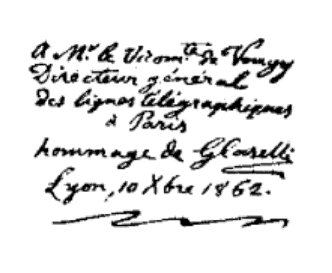
#> input picture research/fax-history/images/01-origins-1840-1900/1862-pantelegram-paris-lyon.jpg, 332 x 273 px, found by its file name
$ python prepare_assets.py
#> lines starting #> are read from the running program, lines starting #| are printed output that depends on the picture; after the words box and inside, x2 and y2 are one past the last pixel; in counts of white or black regions, pixels touching at a corner belong together
"""Bake the film's images and audio into assets/.

Run from the film folder:  python3 -I tools/prepare_assets.py
Every output is deterministic (fixed seeds), so re-running gives identical files.

Image treatments are the film's medium:
  bit   1-bit Floyd-Steinberg dither at fax dot shape (2 px wide x 4 px tall),
        like a Group 3 page at standard resolution (204 x 98 dpi).
  grey  continuous tone mapped from ink to paper (the analog era).
  onoff hard threshold with no dither, coarse dots (Bain/Caselli era on/off).
"""

import json
import math
import shutil
import subprocess
from pathlib import Path

import numpy as np
from PIL import Image, ImageOps

FILM = Path.cwd()
SRC = FILM.parent.parent  # research/fax-history
IMG = SRC / "images"
OUT = FILM / "assets" / "img"
AUD = FILM / "assets" / "audio"
OUT.mkdir(parents=True, exist_ok=True)
AUD.mkdir(parents=True, exist_ok=True)

INK = np.array([0x14, 0x14, 0x14], dtype=np.float32)
PAPER = np.array([0xEF, 0xEF, 0xEC], dtype=np.float32)


def load_grey(rel):
    im = Image.open(IMG / rel)
#> im is the input picture: PIL image 332x273 RGB; min 0, max 255, mean 228.5
    if im.mode in ("RGBA", "LA", "P"):
        im = im.convert("RGBA")
        bg = Image.new("RGBA", im.size, (255, 255, 255, 255))
        im = Image.alpha_composite(bg, im)
    return ImageOps.autocontrast(im.convert("L"), cutoff=1)


def fit(im, box_w, box_h):
#> called with box_w = 760, box_h = 960
    s = min(box_w / im.width, box_h / im.height)
#> s = 2.29
    return im.resize((max(1, round(im.width * s)), max(1, round(im.height * s))), Image.LANCZOS)
#> returned value: PIL image 760x625 L


def colorize(l_arr):
    a = l_arr.astype(np.float32)[..., None] / 255.0
    rgb = INK + (PAPER - INK) * a
    return Image.fromarray(rgb.clip(0, 255).astype(np.uint8), "RGB")


def to_grey(im):
    return colorize(np.asarray(im))


def to_bit(im, dot=(2, 4)):
    small = im.resize((max(1, im.width // dot[0]), max(1, im.height // dot[1])), Image.LANCZOS)
    one = small.convert("1")  # Floyd-Steinberg
    big = one.resize((small.width * dot[0], small.height * dot[1]), Image.NEAREST)
    return colorize(np.asarray(big.convert("L")))


def to_onoff(im, dot=(6, 6), threshold=128):
    small = im.resize((max(1, im.width // dot[0]), max(1, im.height // dot[1])), Image.LANCZOS)
    arr = (np.asarray(small) >= threshold).astype(np.uint8) * 255
    big = Image.fromarray(arr, "L").resize((small.width * dot[0], small.height * dot[1]), Image.NEAREST)
    return colorize(np.asarray(big))


def save(im, name):
    im.save(OUT / name, optimize=True)
    return {"file": f"assets/img/{name}", "w": im.width, "h": im.height}


manifest = {}

# The one page: Caselli's 1862 pantelegram, placed on a sheet with margins.
SHEET_W, SHEET_H = 880, 1120
content = load_grey("01-origins-1840-1900/1862-pantelegram-paris-lyon.jpg")
content = fit(content, SHEET_W - 120, SHEET_H - 160)
sheet = Image.new("L", (SHEET_W, SHEET_H), 255)
#> sheet: PIL image 880x1120 L; every value is 255
sheet.paste(content, ((SHEET_W - content.width) // 2, 150))
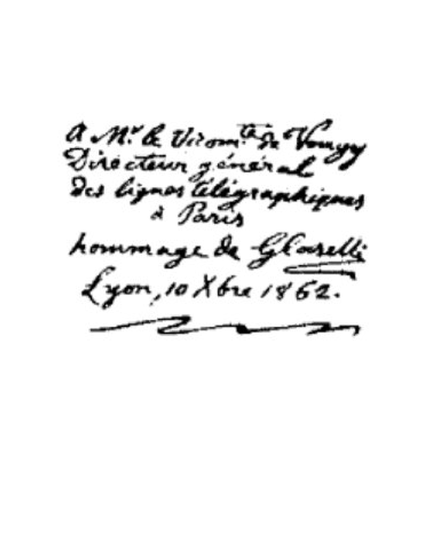
#> sheet: PIL image 880x1120 L (shown at 1/2 size); min 0, max 255, mean 242.2
manifest["page-grey"] = save(to_grey(sheet), "page-grey.png")
page_bit = to_bit(sheet)
#> in to_bit, `one = small.convert("1")`:
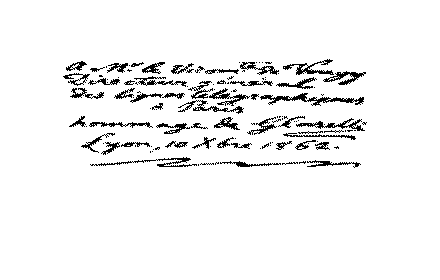
#> one: PIL image 440x280 1; 95% white; black in thin lines or dots, all inside (x1, y1, x2, y2) = (63, 59, 367, 168)
#> in to_bit, `big = one.resize((small.width * dot[0], small.height * dot[1]), Image...`: big: PIL image 880x1120 1; 95% white; 127 black regions (50 under 20 px), largest, box (x1, y1, x2, y2) and area: (520, 372, 728, 424) 3440, (180, 628, 394, 668) 2096, (566, 236, 668, 300) 2080
manifest["page-bit"] = save(page_bit, "page-bit.png")
manifest["page-onoff"] = save(to_onoff(sheet, dot=(4, 4), threshold=150), "page-onoff.png")
#> in to_onoff, `small = im.resize((max(1, im.width // dot[0]), max(1, im.height // dot..`:
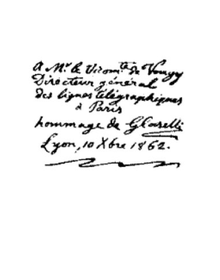
#> small: PIL image 220x280 L; min 0, max 255, mean 242.1
#> in to_onoff, `arr = (np.asarray(small) >= threshold).astype(np.uint8) * 255`: arr: shape (280, 220); 94.4% white; black in thin lines or dots, all inside (x1, y1, x2, y2) = (32, 59, 184, 168)
#> in to_onoff, `big = Image.fromarray(arr, "L").resize((small.width * dot[0], small.he..`:
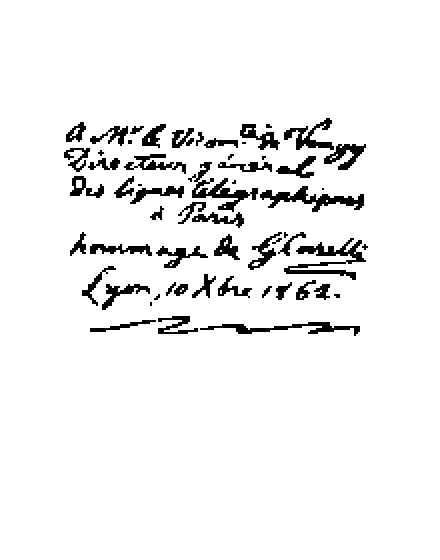
#> big: PIL image 880x1120 L (shown at 1/2 size); 94.4% white; 58 black regions (1 under 20 px), largest, box (x1, y1, x2, y2) and area: (568, 476, 732, 560) 4336, (520, 372, 728, 424) 3840, (376, 324, 516, 424) 3680

# Bain-era drift: each scan line lands a little further right than the last.
bit_arr = np.asarray(page_bit)
sheared = np.empty_like(bit_arr)
sheared[:] = PAPER.astype(np.uint8)
for y in range(SHEET_H):
    band = y // 4  # one fax line is 4 px tall
    shift = int(((band * 4) / SHEET_H) ** 1.4 * 170 + 5 * math.sin(band / 6.0))
    row = np.roll(bit_arr[y], shift, axis=0)
    if shift > 0:
        row[:shift] = PAPER.astype(np.uint8)
    sheared[y] = row
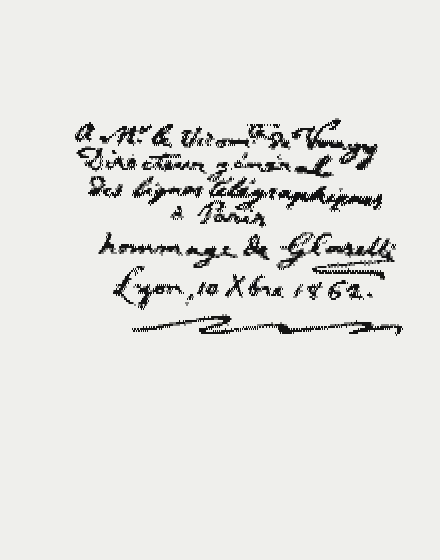
#> sheared: shape (1120, 880, 3) (shown at 1/2 size); mean R, G, B 228.1, 228.1, 225.2
manifest["page-sheared"] = save(Image.fromarray(sheared, "RGB"), "page-sheared.png")

# Analog line noise: horizontal bands of wrong shading and soft edges.
rng = np.random.default_rng(1843)
noisy = np.asarray(sheet).astype(np.float32)
noisy = np.asarray(Image.fromarray(noisy.astype(np.uint8)).resize((SHEET_W // 3, SHEET_H // 3), Image.LANCZOS).resize((SHEET_W, SHEET_H), Image.BICUBIC)).astype(np.float32)
rows = np.arange(SHEET_H, dtype=np.float32)
bands = 26 * np.sin(rows / 41.0) + 14 * np.sin(rows / 9.3 + 1.7)
row_noise = rng.normal(0, 10, SHEET_H // 4).repeat(4)[:SHEET_H]
noisy = noisy * 0.78 + 30 + bands[:, None] + row_noise[:, None] + rng.normal(0, 9, noisy.shape)
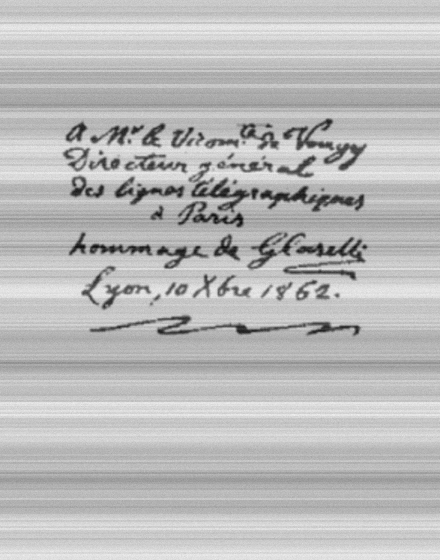
#> noisy: shape (1120, 880) float64 (shown at 1/2 size); min -33.57, max 313.4, mean 220.8; drawn with min black and max white
manifest["page-noisy"] = save(colorize(noisy.clip(0, 255).astype(np.uint8)), "page-noisy.png")
#> in colorize (call 4), `a = l_arr.astype(np.float32)[..., None] / 255.0`:
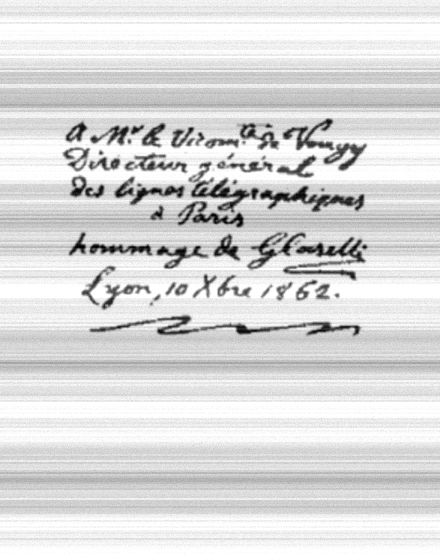
#> a: shape (1120, 880, 1) float32 (shown at 1/2 size); min 0, max 1, mean 0.857

# Archive images. (key, source, box w, box h, treatments)
IMAGES = [
    ("bain-patent", "01-origins-1840-1900/1843-1850-bain-improved-facsimile-patent.png", 900, 900, ["grey"]),
    ("caselli-drawing", "01-origins-1840-1900/caselli-pantelegraph-full-drawing.png", 700, 1000, ["grey"]),
    ("caselli-flowers", "01-origins-1840-1900/1861-caselli-pantelegraph-sample.jpg", 800, 760, ["grey"]),
    ("coolidge", "web/1924-ranger-photoradiogram-coolidge.jpg", 560, 980, ["grey", "onoff", "bit"]),
    ("belin-1907", "02-photo-telegraphy-1900-1940/1907-belin-with-telestereograph.jpg", 700, 940, ["grey"]),
    ("belino-1914", "02-photo-telegraphy-1900-1940/1914-belinograph-transmitted-photo.png", 1300, 920, ["grey"]),
    ("bartlane", "02-photo-telegraphy-1900-1940/1926-how-photos-are-cabled-bartlane.png", 760, 1000, ["grey"]),
    ("icebreaker", "03-radio-fax-1920-1970/1968-icebreaker-weather-fax.jpg", 1300, 900, ["grey"]),
    ("mufax", "04-office-fax-1960-2000/1975-mufax-courier-sender.jpg", 900, 640, ["grey"]),
    ("kxf90", "04-office-fax-1960-2000/1990s-panasonic-kx-f90.jpg", 900, 640, ["bit"]),
    ("minifax", "04-office-fax-1960-2000/ntt-minifax-mf1.jpg", 900, 760, ["bit"]),
    ("receiving-2009", "06-21st-century/2009-receiving-a-fax.jpg", 1100, 860, ["bit"]),
    ("sharp-home", "06-21st-century/sharp-ux-d63cl-home-fax.jpg", 1000, 640, ["bit"]),
]
for key, rel, bw, bh, kinds in IMAGES:
#> (the run stopped early here; a loop or call above may not have finished)
